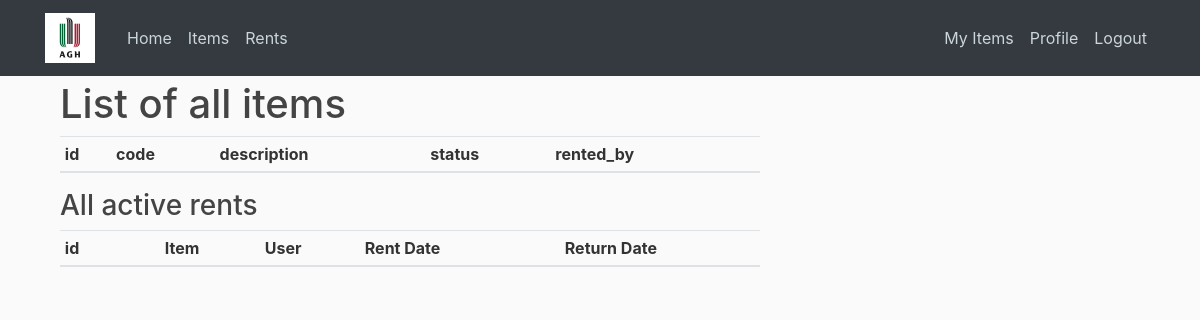
Before: /items/user/ (signed in) with the older database file.
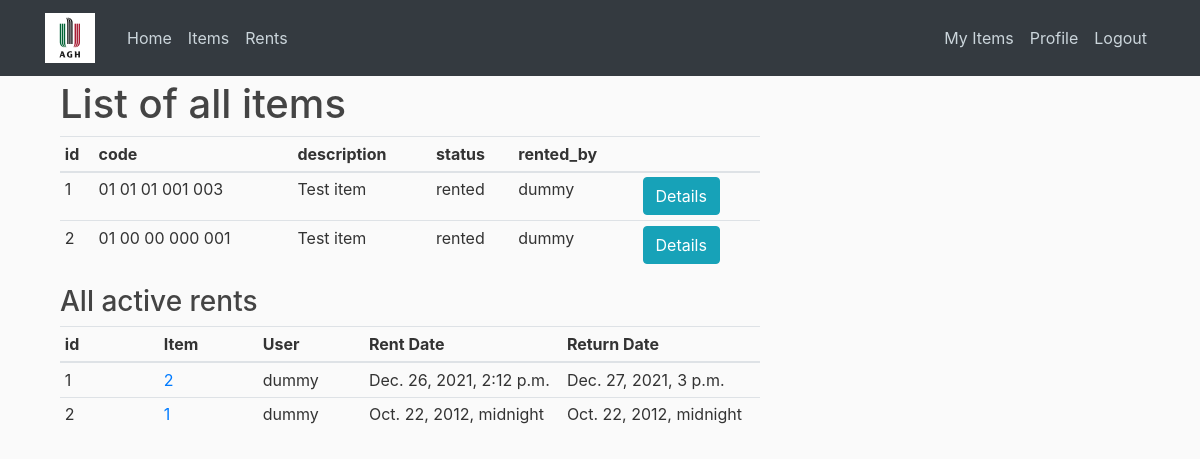
After: the same page with the newer database file.
### items/models.py (models this page shows, shortened)
class Item(models.Model):
    ITEM_STATUS = (
        ('rented','Rented'),
        ('available','Available'),
        ('missing','Missing'),
    )
    university_number   = models.CharField(max_length=2, null=True)
    building_number     = models.CharField(max_length=2, null=True)
    faculty_number      = models.CharField(max_length=2, null=True)
    room_number         = models.CharField(max_length=3, null=True)
    item_number         = models.CharField(max_length=3, unique=True)
    description         = models.CharField(max_length=50)
    status              = models.CharField(choices=ITEM_STATUS, default='available', max_length=30)
    rented_by           = models.ForeignKey(settings.AUTH_USER_MODEL, null=True, blank=True, on_delete=models.CASCADE)
    def __str__(self):
        return f'{self.pk}'

class ItemRent(models.Model):
    item_id = models.ForeignKey(Item, on_delete=models.CASCADE)
    user_id = models.ForeignKey(settings.AUTH_USER_MODEL, on_delete=models.CASCADE)
    rent_date = models.DateTimeField(name='rent_date')
    return_date = models.DateTimeField(name='return_date', null=True, blank=True)
    is_archived = models.BooleanField(default=False)

### items/views.py (the view)
# urls.py: path('items/user/', items_views.UserItemListView.as_view(), name='items-user'),
class UserItemListView(ItemListView):
    template_name = 'items/items_user.html'
    def get_queryset(self):
        queryset = {
            'items': Item.objects.filter(rented_by = self.request.user).all(),
            'rents': ItemRent.objects.filter(user_id = self.request.user).all(),
            'teacher_permission': _has_group_permission(self.request.user, ['Teacher', 'admin'])
        }
        return queryset

### items/api/permissons.py (called while the page is built)
def _is_in_group(user, group_name):
    if user.is_superuser:
        return True
    try:
        return Group.objects.get(name=group_name).user_set.filter(id=user.id).exists()
    except Group.DoesNotExist:
        return None

def _has_group_permission(user, required_groups):
    return any([_is_in_group(user, group_name) for group_name in required_groups])

### items/templatetags/usertags.py (called while the page is built)
@register.filter(name='has_group')
def has_group(user, group_name):
    group = Group.objects.get(name=group_name)
    return True if group in user.groups.all() else False

### items/templates/items/items_user.html
{% extends 'items/base.html' %}
{% block content %}
<div class="container">
    <h1>List of all items</h1>
    <table class="table table-sm">
        <thead>
            <tr>
              <th scope="col">id</th>
              <th scope="col">code</th>
              <th scope="col">description</th>
              <th scope="col">status</th>
              <th scope="col">rented_by</th>
              <th scope="col">
            </tr>
        </thead>
        <tbody>
            {% for item in items.items %}
                <tr>
                    <td>{{item.id}}</td>
                    <td>
                        {{item.university_number}} {{item.building_number}} {{item.faculty_number}} {{item.room_number}} {{item.item_number}}
                    </td>
                    <td>{{item.description}}</td>
                    <td>{{item.status}}</td>
                    <td>{{item.rented_by}}</td>
                    <td>
                        <input class="btn btn-info" type="button" value="Details" onclick="location.href='{% url 'items:items-detail' item.id %}'"/>
                    </td>
                </tr>
            {% endfor %}
        </tbody>
    </table>
</div>
<div class="container">
    <table class="table table-sm">
        <thead>
            <h3> All active rents</h3>
            <th class="col-1">id</th>
            <th class="col-1">Item</th>
            <th class="col-1">User</th>
            <th class="col-2">Rent Date</th>
            <th class="col-2">Return Date</th>
        </thead>
        <tbody>
            {% for rent in items.rents %}
            <tr>
                <td>{{rent.pk}}</td>
                <td><a href="{% url 'items:items-detail' rent.item_id %}">{{rent.item_id}}</a></td>
                <td>{{rent.user_id}}</td>
                <td>{{rent.rent_date}}</td>
                <td>{{rent.return_date}}</td>
            </tr>
            {% endfor %}
        </tbody>
    </table>
</div>
{% endblock content %}

Changed rows visible on the page:
now on this page (row edited): Item: id "1", university_number "01", building_number "01", faculty_number "01", room_number "001", item_number "003", description "Test item", status "rented", rented_by "dummy", id "Details"
now on this page (row edited): Item: id "2", university_number "01", building_number "00", faculty_number "00", room_number "000", item_number "001", description "Test item", status "rented", rented_by "dummy", id "Details"
added ItemRent: pk "1", item_id "2", user_id "dummy", rent_date "Dec. 26, 2021, 2:12 p.m.", return_date "Dec. 27, 2021, 3 p.m."
added ItemRent: pk "2", item_id "1", user_id "dummy", rent_date "Oct. 22, 2012, midnight", return_date "Oct. 22, 2012, midnight"
